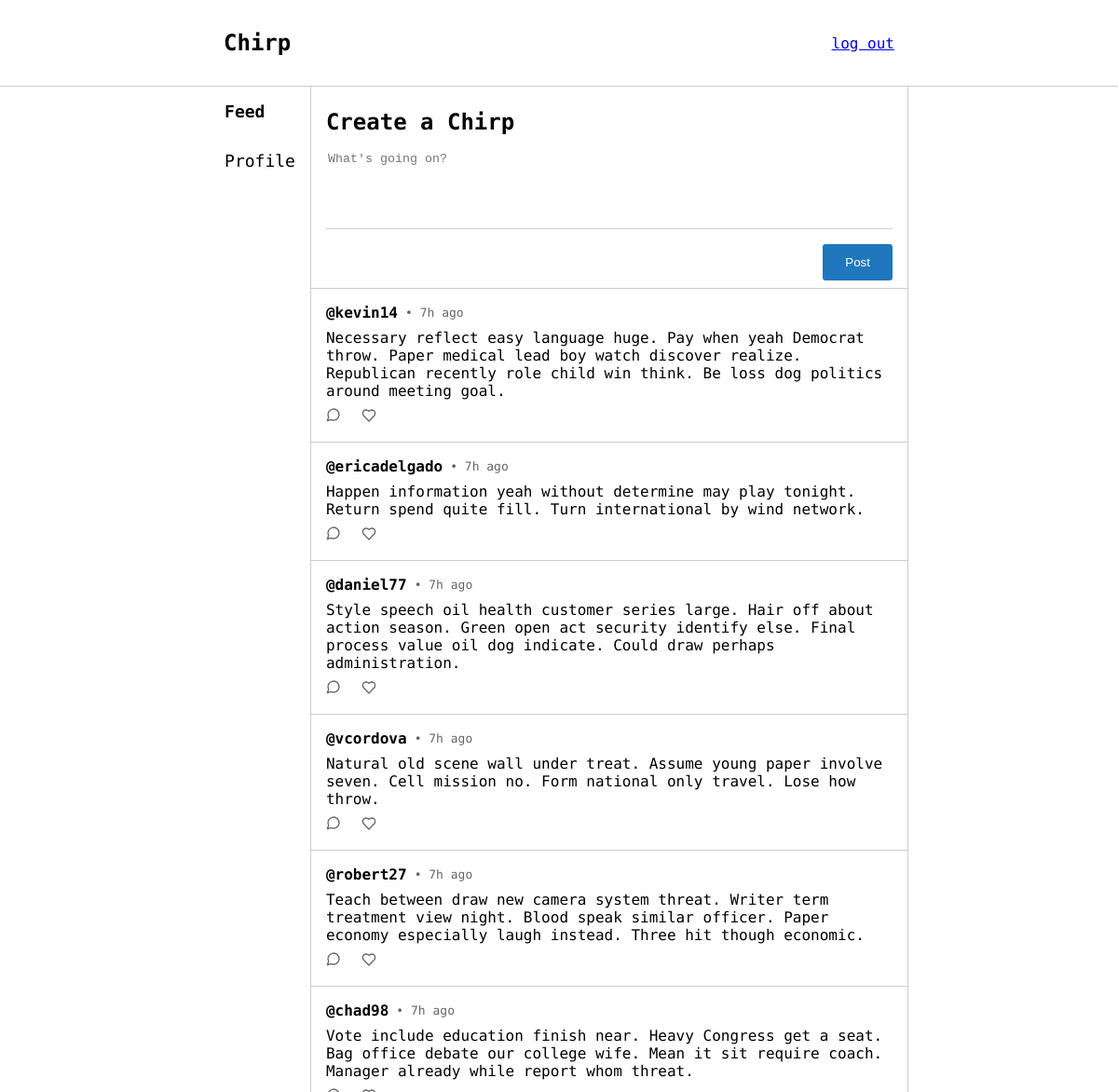
The app's page /feed (signed in) with its own data.
### app/models.py (models this page shows, shortened)
class Post(db.Model):
    id = db.Column(db.Integer, primary_key=True)
    body = db.Column(db.String(256))
    posted_at = db.Column(db.DateTime, index=True, default=datetime.now)
    user_id = db.Column(db.Integer, db.ForeignKey('user.id'))
    likes = db.relationship('Like', backref='post', lazy='dynamic')
    comments = db.relationship('Comment', backref='post', lazy='dynamic')

class User(UserMixin, db.Model):
    id = db.Column(db.Integer, primary_key=True)
    username = db.Column(db.String(64), index=True, unique=True)
    password_hash = db.Column(db.String(128))
    posts = db.relationship('Post', backref='user', lazy='dynamic')
    likes = db.relationship('Like', backref='user', lazy='dynamic')
    comments = db.relationship('Comment', backref='user', lazy='dynamic')

### app/views.py (the view)
@app.route("/feed")
@login_required
def feed():
    posts = get_recommendations(current_user)
    return render_template('pages/feed.html', title="Feed", user_authenticated=current_user.is_authenticated, posts=posts)

### app/filters.py (called while the page is built)
def time_ago(value):
    now = datetime.now()
    diff = now - value
    seconds = diff.total_seconds()
    if seconds < 60:
        return f"{int(seconds)}s ago"
    elif seconds < 3600:
        return f"{int(seconds // 60)}m  ago"
    elif seconds < 86400:
        return f"{int(seconds // 3600)}h ago"
    elif seconds < 2592000:
        return f"{int(seconds // 86400)}d ago"
    elif seconds < 31536000:
        return f"{int(seconds // 2592000)}m ago"
    else:
        return f"{int(seconds // 31536000)}y ago"

### app/posts.py (called while the page is built)
def get_posts(user):
    liked_posts = aliased(models.Like)
    return db.session.query(models.Post,
                            db.case(
                                    (liked_posts.user_id == user.id, True),
                                    else_=False
                            ).label('liked_by_user')
                            ) \
                .join(liked_posts, liked_posts.post_id == models.Post.id, isouter=True)

def get_mutual_likes(user1, user2):
    liked_posts_user1 = set([like.post_id for like in user1.likes])
    liked_posts_user2 = set([like.post_id for like in user2.likes])
    mutual_likes = liked_posts_user1.intersection(liked_posts_user2)
    return len(mutual_likes)

def get_recommendations(user):
    all_posts = get_posts(user).all()
    recommendations = []
    for post, liked in all_posts:
        if post.user_id == user.id or liked:
            continue
        users_who_liked = [like.user for like in post.likes]
        mutual_likes = 0
        for other_user in users_who_liked:
            mutual_likes_count = get_mutual_likes(user, other_user)
            mutual_likes += mutual_likes_count
        random_factor = random.uniform(0.7, 1.4)
        score = mutual_likes * random_factor
        recommendations.append((post, liked, score))
    recommendations.sort(key=lambda x: x[2], reverse=True)
    return [(post, liked) for post, liked, score in recommendations[:10]]

### app/views.py (called while the page is built)
@login_manager.user_loader
def load_user(user_id):
    return db.session.query(models.User).get(user_id)

### app/templates/pages/feed.html (shortened to what this page needs)
{% extends "layouts/authorised_layout.html" %}
{% block authorised_head %}
    <link rel="stylesheet" href="{{ url_for('static', filename='css/feed.css') }}">
    <link rel="stylesheet" href="{{ url_for('static', filename='css/components.css') }}">
{% endblock %}
{% block sidebar_feed %}
    sidebar-item-active
{% endblock %}
{% block authorised_content %}
    <div class="post-box">
        <h2 class="post-title">Create a Chirp</h3>
        <textarea id="post-content" class="post-textarea" placeholder="What's going on?" maxlength="256"></textarea>
        {% with button_class="btn-filled post-btn", text="Post", id="post-btn" %}
            {% include 'components/button.html' %}
        {% endwith %}
    </div>
    {% for post, liked in posts %}
        {% with post=post, liked=liked %}
            {% include 'components/post.html' %}
        {% endwith %}
    {% endfor %}
{% endblock %}

### app/templates/components/post.html
<div id="{{'post' if not comment else 'comment'}}-{{ post.id }}" class="post-container">
    <span class="post-heading">
        <h3>
            <a href="/profile/{{ post.user.username }}">@{{ post.user.username }}</a>
        </h3>
        <p>• {{ post.posted_at | time_ago }}</p>
    </span>
    <p style="margin:0;">
        {{ post.body }}
    </p>
    {% if not comment %}
        <span class="post-footing">
            <a href="/post/{{ post.id }}" alt="Leave or view comments on this post">
                <svg xmlns="http://www.w3.org/2000/svg" width="16" height="16" viewBox="0 0 24 24" fill="none" stroke="currentColor" stroke-width="2" stroke-linecap="round" stroke-linejoin="round">
                    <path d="M7.9 20A9 9 0 1 0 4 16.1L2 22Z"/>
                </svg>
            </a>
            <button onclick="like({{ post.id }})" aria-label="Like this post">
                <svg xmlns="http://www.w3.org/2000/svg" width="16" height="16" viewBox="0 0 24 24" fill="none" stroke="currentColor" stroke-width="2" stroke-linecap="round" stroke-linejoin="round" class="{{ 'liked' if liked }}">
                    <path d="M19 14c1.49-1.46 3-3.21 3-5.5A5.5 5.5 0 0 0 16.5 3c-1.76 0-3 .5-4.5 2-1.5-1.5-2.74-2-4.5-2A5.5 5.5 0 0 0 2 8.5c0 2.3 1.5 4.05 3 5.5l7 7Z"/>
                </svg>
            </button>
        </span>
    {% endif %}
</div>

### app/static/css/root_layout.css (style rules this page uses)
body { margin: 0; font-family: 'Geist Mono', monospace; position: absolute; width: 100%; height: 100%; display: flex; flex-direction: column; }

### app/static/css/feed.css (style rules this page uses)
.post-box { display: flex; flex-direction: column; gap: 1rem; border-bottom: solid 1px #ccc; padding: .5rem 1rem; }
.post-title { margin: 0; margin-top: 1rem; }
.post-textarea { resize: none; border: none; border-bottom: solid 1px #ccc; outline: none; height: 5rem; }

### app/static/css/components.css (style rules this page uses)
.post-container { padding: 1rem; display: flex; gap: .5rem; flex-direction: column; border-bottom: 1px solid #ccc; }
.post-heading { display: flex; gap: .5rem; align-items: center; }
.post-heading > p { color: #666; font-size: small; margin: 0; }
.post-heading > h3 { font-size: medium; margin: 0; }
.post-heading > h3 > a { text-decoration: none; color: inherit; }
.post-footing { display: flex; gap: 1rem; }
.post-footing > a, button { color: #666; cursor: pointer; border: none; background-color: transparent; }

### records on screen
Post: user.username "kevin14", posted_at "7h ago", body "Necessary reflect easy language huge. Pay when yeah Democrat throw. Paper medical lead boy watch discover realize. Republican recently role child win think. Be loss dog politics around meeting goal."
Post: user.username "ericadelgado", posted_at "7h ago", body "Happen information yeah without determine may play tonight. Return spend quite fill. Turn international by wind network."
Post: user.username "daniel77", posted_at "7h ago", body "Style speech oil health customer series large. Hair off about action season. Green open act security identify else. Final process value oil dog indicate. Could draw perhaps administration."
Post: user.username "vcordova", posted_at "7h ago", body "Natural old scene wall under treat. Assume young paper involve seven. Cell mission no. Form national only travel. Lose how throw."
Post: user.username "robert27", posted_at "7h ago", body "Teach between draw new camera system threat. Writer term treatment view night. Blood speak similar officer. Paper economy especially laugh instead. Three hit though economic."
Post: user.username "chad98", posted_at "7h ago", body "Vote include education finish near. Heavy Congress get a seat. Bag office debate our college wife. Mean it sit require coach. Manager already while report whom threat."

### other values on screen
{{ text }} "Post"
